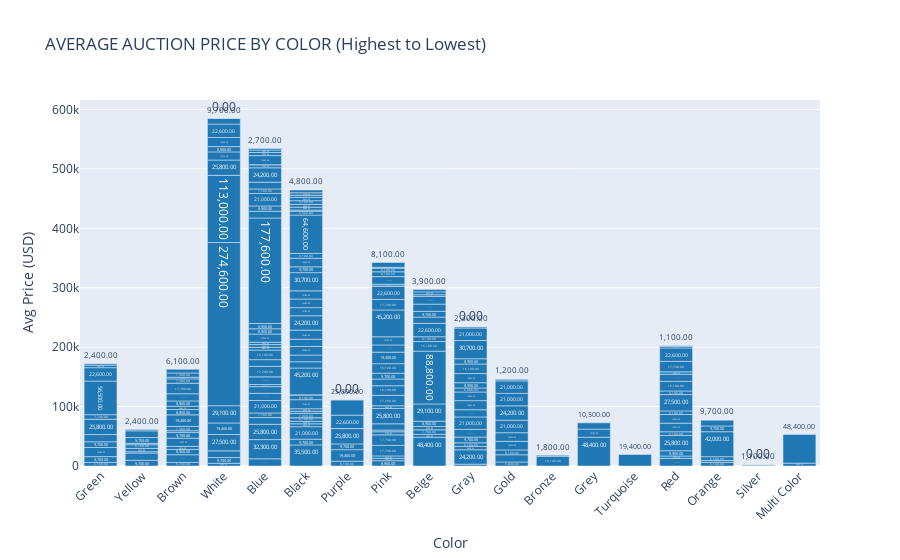

Source (notebook cell):
### Code cell
# Plot the results using Plotly
fig = px.bar(
    PriceByColor, 
    x="Color", 
    y="Price Realized (USD)", 
    text="Price Realized (USD)", 
    title="AVERAGE AUCTION PRICE BY COLOR (Highest to Lowest)",
    labels={"Price Realized (USD)": "Avg Price (USD)"},
    color_discrete_sequence=['#1f77b5']
)

fig.update_traces(
    texttemplate='%{text:,.2f}',
    textposition='outside',
    marker_color='#1f78b4'
)
fig.update_layout(
    xaxis_tickangle=-45,
    yaxis_title="Avg Price (USD)",
    xaxis_title="Color",
    showlegend=False
)

fig.show()

### Figure 1 — Plotly figure (JSON) as saved in the notebook; plotly's stock layout.template omitted (floating-point values rounded to 4 significant figures; data arrays with more than 128 entries replaced by an {"elided": "..."} marker saying what was removed)
{"data": [{"alignmentgroup": "True", "hovertemplate": "Color=%{x}<br>Avg Price (USD)=%{text}<extra></extra>", "legendgroup": "", "marker": {"color": "#1f78b4", "pattern": {"shape": ""}}, "name": "", "offsetgroup": "", "orientation": "v", "showlegend": false, "text": {"elided": "242 int values"}, "textposition": "outside", "texttemplate": "%{text:,.2f}", "type": "bar", "x": {"elided": "242 str values"}, "xaxis": "x", "y": {"elided": "242 int values"}, "yaxis": "y"}], "layout": {"barmode": "relative", "legend": {"tracegroupgap": 0}, "showlegend": false, "title": {"text": "AVERAGE AUCTION PRICE BY COLOR (Highest to Lowest)"}, "xaxis": {"anchor": "y", "domain": [0, 1], "tickangle": -45, "title": {"text": "Color"}}, "yaxis": {"anchor": "x", "domain": [0, 1], "title": {"text": "Avg Price (USD)"}}}}
